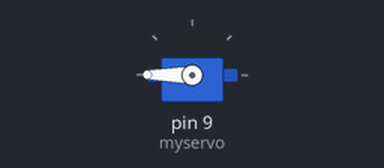
Bench run of a sketch on a simulated Arduino Uno, built with avr-gcc and run on an emulated ATmega328P. Parts: servo.

Above: at 0.05 s.
Timing chart, 0 to 4.7 s (numbered marks = the images above):
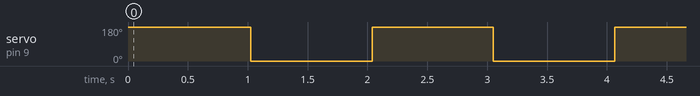

Measured:
- by itself, servo on pin 9 (myservo): alternates 180° for 1.0 s and 0° for 1.0 s

The sketch:

Servo1.ino
```cpp
#include <Servo.h>

Servo myservo;  // create servo object to control a servo
// twelve servo objects can be created on most boards

int pos = 0;    // variable to store the servo position
int delaytime = 2;

void setup() {
  myservo.attach(9);  // attaches the servo on pin 9 to the servo object
}

void loop() {
  for (pos = 0; pos <= 180; pos += 1) { // goes from 0 degrees to 180 degrees
    // in steps of 1 degree
    myservo.write(pos);              // tell servo to go to position in variable 'pos'
    //delay(delaytime);                       // waits 15ms for the servo to reach the position
  }
  delay(1000);
  for (pos = 180; pos >= 0; pos -= 1) { // goes from 180 degrees to 0 degrees
    myservo.write(pos);              // tell servo to go to position in variable 'pos'
    //delay(delaytime);                       // waits 15ms for the servo to reach the position
  }

  delay(1000);
}
```
